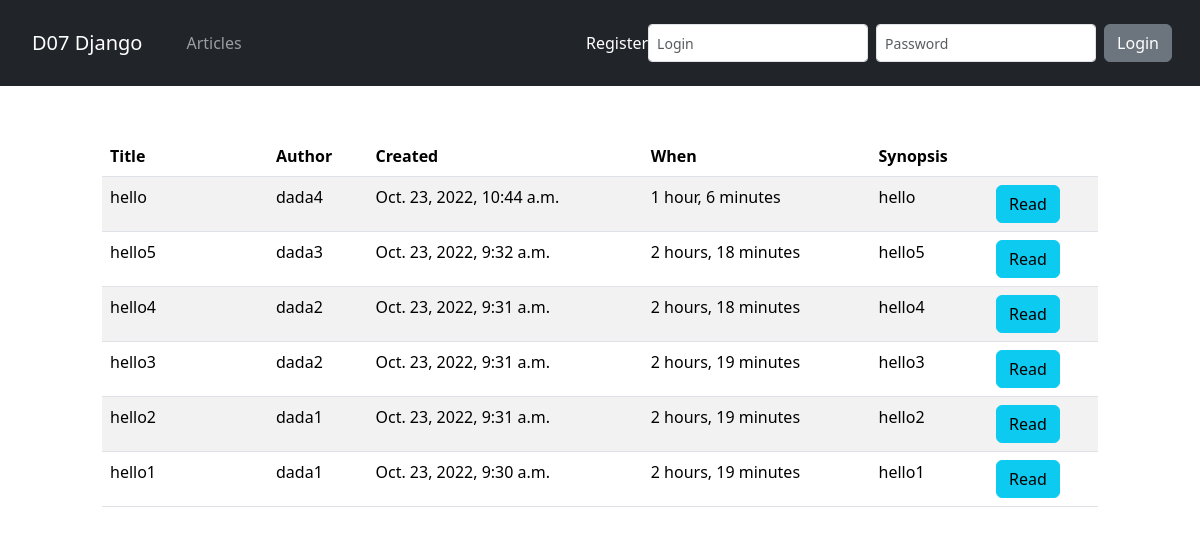
The page /articles on the database its author committed.
### ex/models.py (models this page shows, shortened)
class Article(models.Model):
    title = models.CharField(max_length=64, null=False)
    author = models.ForeignKey(User, on_delete=models.CASCADE)
    created = models.DateTimeField(auto_now_add=True)
    synopsis = models.CharField(max_length=312, null=False)
    content = models.TextField(null=False)
    class Meta:
        ordering = ['-created']

### ex/views/article.py (the view)
# urls.py: path('articles', ArticlesView.as_view(), name='articles'),
class ArticlesView(ListView):
    template_name = 'ex/articles.html'
    model = Article
    queryset = Article.objects.filter().order_by('-created')
    def get_context_data(self, **kwargs: Any) -> Dict[str, Any]:
        context = super().get_context_data(**kwargs)
        return context

### ex/templates/ex/articles.html (shortened to what this page needs)
{% extends 'ex/base.html' %}
{% load static %}
{% load bootstrap5 %}
{% block body %}
  <div class="row justify-content-center">
    <div class="col-12 col-sm-10 col-md-10 col-lg-10">
      <table class="table table-striped table-hover">
        <thead class="thead-light">
          <tr>
            <th scope="col">Title</th>
            <th scope="col">Author</th>
            <th scope="col">Created</th>
            <th scope="col">When</th>
            <th scope="col">Synopsis</th>
            <th></th>
          </tr>
        </thead>
        <tbody>
          {% for article in object_list %}
            <tr>
              <td class="col-2">{{ article.title }}</td>
              <td>{{ article.author }}</td>
              <td>{{ article.created }}</td>
              <td>{{ article.created|timesince }}</td>
              <td>{{ article.synopsis }}</td>
              <td>
                <a href="{% url 'ex:detail' article.id %}" class="btn btn-info">Read</a>
              </td>
            </tr>
          {% endfor %}
        </tbody>
      </table>
    </div>
  </div>
{% endblock body %}

### ex/templates/ex/base.html (shortened to what this page needs)
{% load static %}
{% load bootstrap5 %}
<!DOCTYPE html>
<html lang="en">
    <head>
        {% bootstrap_css %}
        <link rel="stylesheet" type="text/css" href="{% static 'ex/style.css' %}">
    </head>
    <body>
        {% include 'ex/nav.html' %}
        <div class="body log_reg">
            {% block body %}
            {% endblock %}
        </div>
    </body>
</html>

### ex/templates/ex/nav.html (shortened to what this page needs)
{% load static %}
{% load bootstrap5 %}
<nav class="navbar navbar-expand-sm navbar-dark bg-dark">
  <div class="container-fluid">
  <a class="navbar-brand nav_pad" href="{% url 'ex:index' %}">D07 Django</a>
  <div class="collapse navbar-collapse" id="navbarSupportedContent">
    <ul class="navbar-nav me-auto mb-2 mb-lg-0">
      <li class="nav-item">
        <a class="nav-link" href="{% url 'ex:index' %}">Articles</a>
      </li>
    </ul>
      {% if user.is_authenticated %}
        <span class="navbar-text">
          <a class="nav-link" href="{% url 'ex:logout' %}">Log Out</a>
        </span>
        <span class="navbar-text">
          <a class="nav-link" href="{% url 'ex:index' %}"><strong>{{ user.username }}</strong></a>
        </span>
      {% else %}
      <span class="navbar-text">
        <a class="nav-link" href="{% url 'ex:register' %}">Register</a>
      </span>
      <form class="d-flex" action="{% url 'ex:login' %}"  method="post">
          <input name="username" type="text" class="form-control form-control-sm me-2" placeholder="Login">
          <input name="password" type="password" class="form-control form-control-sm me-2" placeholder="Password">
          <button type="submit" class="btn btn-secondary me-3">Login</button>
      </form>
      {% endif %}
  </div>
</div>
</nav>

### ex/static/ex/style.css (style rules this page uses)
.nav_pad { padding:20px ; }
.log_reg { padding:50px 0px; }

### rows shown on the page
Article: title "hello", author "dada4", created "Oct. 23, 2022, 10:44 a.m.", created "1 hour, 6 minutes", synopsis "hello"
Article: title "hello5", author "dada3", created "Oct. 23, 2022, 9:32 a.m.", created "2 hours, 18 minutes", synopsis "hello5"
Article: title "hello4", author "dada2", created "Oct. 23, 2022, 9:31 a.m.", created "2 hours, 18 minutes", synopsis "hello4"
Article: title "hello3", author "dada2", created "Oct. 23, 2022, 9:31 a.m.", created "2 hours, 19 minutes", synopsis "hello3"
Article: title "hello2", author "dada1", created "Oct. 23, 2022, 9:31 a.m.", created "2 hours, 19 minutes", synopsis "hello2"
Article: title "hello1", author "dada1", created "Oct. 23, 2022, 9:30 a.m.", created "2 hours, 19 minutes", synopsis "hello1"
